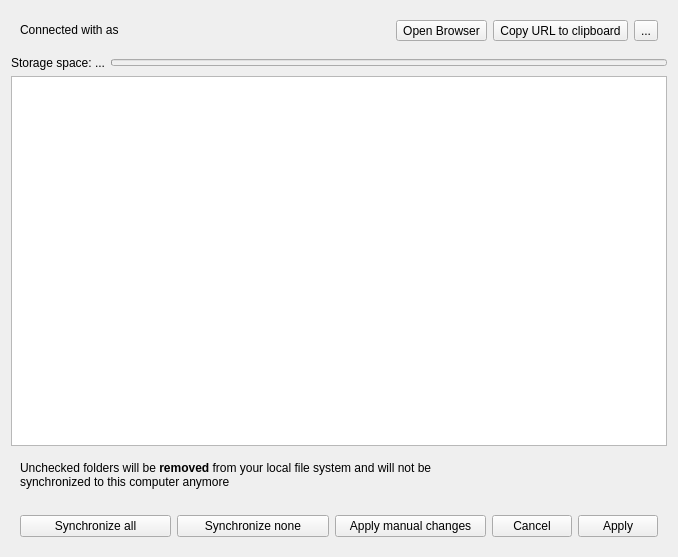
<?xml version="1.0" encoding="UTF-8"?>
<ui version="4.0">
 <class>OCC::AccountSettings</class>
 <widget class="QWidget" name="OCC::AccountSettings">
  <property name="geometry">
   <rect>
    <x>0</x>
    <y>0</y>
    <width>678</width>
    <height>557</height>
   </rect>
  </property>
  <property name="windowTitle">
   <string>Form</string>
  </property>
  <layout class="QVBoxLayout" name="verticalLayout_2">
   <item>
    <widget class="QWidget" name="accountStatus" native="true">
     <layout class="QHBoxLayout" name="horizontalLayout_4">
      <item>
       <widget class="QLabel" name="connectLabel">
        <property name="sizePolicy">
         <sizepolicy hsizetype="MinimumExpanding" vsizetype="Preferred">
          <horstretch>0</horstretch>
          <verstretch>0</verstretch>
         </sizepolicy>
        </property>
        <property name="text">
         <string>Connected with &lt;server&gt; as &lt;user&gt;</string>
        </property>
        <property name="textFormat">
         <enum>Qt::RichText</enum>
        </property>
        <property name="wordWrap">
         <bool>true</bool>
        </property>
        <property name="openExternalLinks">
         <bool>true</bool>
        </property>
       </widget>
      </item>
      <item>
       <widget class="QToolButton" name="openBrowserButton">
        <property name="text">
         <string>Open Browser</string>
        </property>
       </widget>
      </item>
      <item>
       <widget class="QToolButton" name="copyOAuthUrlButton">
        <property name="text">
         <string>Copy URL to clipboard</string>
        </property>
        <property name="icon">
         <iconset resource="../../client.qrc">
          <normaloff>:/client/resources/light/clipboard.svg</normaloff>:/client/resources/light/clipboard.svg</iconset>
        </property>
        <property name="toolButtonStyle">
         <enum>Qt::ToolButtonTextBesideIcon</enum>
        </property>
       </widget>
      </item>
      <item>
       <widget class="QToolButton" name="_accountToolbox">
        <property name="text">
         <string>...</string>
        </property>
       </widget>
      </item>
     </layout>
    </widget>
   </item>
   <item>
    <layout class="QHBoxLayout" name="storageGroupBox">
     <item>
      <widget class="QLabel" name="quotaInfoLabel">
       <property name="sizePolicy">
        <sizepolicy hsizetype="Minimum" vsizetype="Fixed">
         <horstretch>0</horstretch>
         <verstretch>0</verstretch>
        </sizepolicy>
       </property>
       <property name="toolTip">
        <string/>
       </property>
       <property name="text">
        <string>Storage space: ...</string>
       </property>
       <property name="textFormat">
        <enum>Qt::PlainText</enum>
       </property>
       <property name="wordWrap">
        <bool>false</bool>
       </property>
      </widget>
     </item>
     <item>
      <widget class="QProgressBar" name="quotaProgressBar">
       <property name="enabled">
        <bool>false</bool>
       </property>
       <property name="sizePolicy">
        <sizepolicy hsizetype="MinimumExpanding" vsizetype="Fixed">
         <horstretch>0</horstretch>
         <verstretch>0</verstretch>
        </sizepolicy>
       </property>
       <property name="maximumSize">
        <size>
         <width>16777215</width>
         <height>7</height>
        </size>
       </property>
       <property name="maximum">
        <number>100</number>
       </property>
       <property name="value">
        <number>-1</number>
       </property>
       <property name="textVisible">
        <bool>false</bool>
       </property>
      </widget>
     </item>
    </layout>
   </item>
   <item>
    <widget class="QTreeView" name="_folderList">
     <property name="sizePolicy">
      <sizepolicy hsizetype="MinimumExpanding" vsizetype="Expanding">
       <horstretch>0</horstretch>
       <verstretch>5</verstretch>
      </sizepolicy>
     </property>
     <property name="contextMenuPolicy">
      <enum>Qt::CustomContextMenu</enum>
     </property>
     <property name="editTriggers">
      <set>QAbstractItemView::NoEditTriggers</set>
     </property>
     <property name="animated">
      <bool>true</bool>
     </property>
    </widget>
   </item>
   <item>
    <widget class="QWidget" name="selectiveSyncStatus" native="true">
     <layout class="QHBoxLayout" name="horizontalLayout_3">
      <item>
       <layout class="QVBoxLayout" name="verticalLayout_3">
        <item>
         <widget class="QLabel" name="selectiveSyncLabel">
          <property name="sizePolicy">
           <sizepolicy hsizetype="MinimumExpanding" vsizetype="Maximum">
            <horstretch>0</horstretch>
            <verstretch>0</verstretch>
           </sizepolicy>
          </property>
          <property name="text">
           <string>Unchecked folders will be &lt;b&gt;removed&lt;/b&gt; from your local file system and will not be synchronized to this computer anymore</string>
          </property>
          <property name="textFormat">
           <enum>Qt::RichText</enum>
          </property>
          <property name="wordWrap">
           <bool>true</bool>
          </property>
          <property name="openExternalLinks">
           <bool>true</bool>
          </property>
         </widget>
        </item>
        <item>
         <widget class="QWidget" name="bigFolderUi" native="true">
          <layout class="QVBoxLayout" name="verticalLayout">
           <property name="leftMargin">
            <number>0</number>
           </property>
           <property name="topMargin">
            <number>0</number>
           </property>
           <property name="rightMargin">
            <number>0</number>
           </property>
           <property name="bottomMargin">
            <number>0</number>
           </property>
           <item>
            <widget class="QLabel" name="selectiveSyncNotification">
             <property name="styleSheet">
              <string notr="true">color: red</string>
             </property>
             <property name="text">
              <string/>
             </property>
             <property name="wordWrap">
              <bool>true</bool>
             </property>
            </widget>
           </item>
           <item>
            <layout class="QHBoxLayout" name="horizontalLayout_2">
             <item>
              <widget class="QPushButton" name="bigFolderSyncAll">
               <property name="text">
                <string>Synchronize all</string>
               </property>
              </widget>
             </item>
             <item>
              <widget class="QPushButton" name="bigFolderSyncNone">
               <property name="text">
                <string>Synchronize none</string>
               </property>
              </widget>
             </item>
             <item>
              <widget class="QPushButton" name="bigFolderApply">
               <property name="text">
                <string>Apply manual changes</string>
               </property>
              </widget>
             </item>
            </layout>
           </item>
          </layout>
         </widget>
        </item>
       </layout>
      </item>
      <item>
       <layout class="QVBoxLayout" name="verticalLayout_5">
        <item>
         <spacer name="verticalSpacer">
          <property name="orientation">
           <enum>Qt::Vertical</enum>
          </property>
          <property name="sizeHint" stdset="0">
           <size>
            <width>20</width>
            <height>40</height>
           </size>
          </property>
         </spacer>
        </item>
        <item>
         <widget class="QWidget" name="selectiveSyncButtons" native="true">
          <layout class="QHBoxLayout" name="horizontalLayout">
           <property name="leftMargin">
            <number>0</number>
           </property>
           <property name="topMargin">
            <number>0</number>
           </property>
           <property name="rightMargin">
            <number>0</number>
           </property>
           <property name="bottomMargin">
            <number>0</number>
           </property>
           <item>
            <widget class="QPushButton" name="selectiveSyncCancel">
             <property name="sizePolicy">
              <sizepolicy hsizetype="Minimum" vsizetype="Maximum">
               <horstretch>0</horstretch>
               <verstretch>0</verstretch>
              </sizepolicy>
             </property>
             <property name="text">
              <string>Cancel</string>
             </property>
            </widget>
           </item>
           <item>
            <widget class="QPushButton" name="selectiveSyncApply">
             <property name="sizePolicy">
              <sizepolicy hsizetype="Minimum" vsizetype="Maximum">
               <horstretch>0</horstretch>
               <verstretch>0</verstretch>
              </sizepolicy>
             </property>
             <property name="text">
              <string>Apply</string>
             </property>
            </widget>
           </item>
          </layout>
         </widget>
        </item>
       </layout>
      </item>
     </layout>
    </widget>
   </item>
  </layout>
 </widget>
 <resources>
  <include location="../../client.qrc"/>
 </resources>
 <connections/>
</ui>
